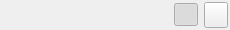
<?xml version="1.0" encoding="UTF-8"?>
<ui version="4.0">
 <class>FullScreenControls</class>
 <widget class="QWidget" name="FullScreenControls">
  <property name="geometry">
   <rect>
    <x>0</x>
    <y>0</y>
    <width>230</width>
    <height>30</height>
   </rect>
  </property>
  <property name="minimumSize">
   <size>
    <width>230</width>
    <height>30</height>
   </size>
  </property>
  <property name="maximumSize">
   <size>
    <width>320</width>
    <height>40</height>
   </size>
  </property>
  <layout class="QHBoxLayout" name="horizontalLayout">
   <property name="margin">
    <number>2</number>
   </property>
   <item>
    <widget class="AVControl" name="wgtAVControl" native="true"/>
   </item>
   <item>
    <spacer name="horizontalSpacer">
     <property name="orientation">
      <enum>Qt::Horizontal</enum>
     </property>
     <property name="sizeHint" stdset="0">
      <size>
       <width>6</width>
       <height>20</height>
      </size>
     </property>
    </spacer>
   </item>
   <item>
    <widget class="QToolButton" name="btnHangup">
     <property name="sizePolicy">
      <sizepolicy hsizetype="Fixed" vsizetype="Fixed">
       <horstretch>0</horstretch>
       <verstretch>0</verstretch>
      </sizepolicy>
     </property>
     <property name="maximumSize">
      <size>
       <width>50</width>
       <height>16777215</height>
      </size>
     </property>
     <property name="text">
      <string/>
     </property>
     <property name="checkable">
      <bool>true</bool>
     </property>
     <property name="checked">
      <bool>true</bool>
     </property>
    </widget>
   </item>
   <item>
    <widget class="QToolButton" name="btnFullScreen">
     <property name="maximumSize">
      <size>
       <width>30</width>
       <height>30</height>
      </size>
     </property>
     <property name="text">
      <string/>
     </property>
     <property name="checkable">
      <bool>true</bool>
     </property>
     <property name="autoRepeatDelay">
      <number>300</number>
     </property>
    </widget>
   </item>
  </layout>
 </widget>
 <layoutdefault spacing="6" margin="11"/>
 <customwidgets>
  <customwidget>
   <class>AVControl</class>
   <extends>QWidget</extends>
   <header>avcontrol.h</header>
   <container>1</container>
  </customwidget>
 </customwidgets>
 <resources/>
 <connections/>
</ui>
